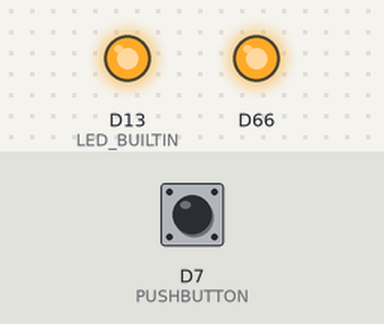
The sketch below on a simulated Arduino Due. Shown: output pins drawn as LEDs (lit = HIGH). The inputs (shaded band) are chosen by the test bench; at power-on: D7 (PUSHBUTTON) LOW. At 2.0 s the program stops and its outputs stay as they are.

Above: at 0.1 s.
At 1.1 s:
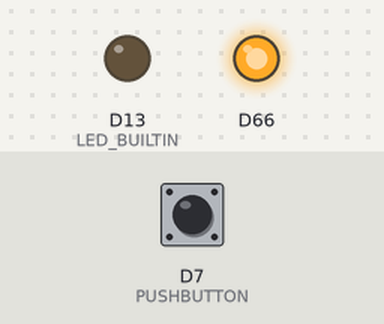
Timing chart, 0 to 2.6 s (numbered marks = the images above):
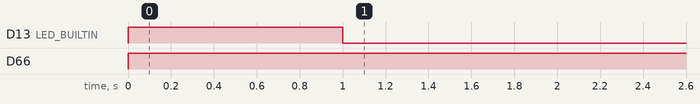

Measured:
- by itself, D13 (LED_BUILTIN): LOW → HIGH at 0.00 s, → LOW 1.0 s later
- by itself, D66: LOW → HIGH at 0.00 s

The sketch:

arduino_test.ino
```cpp
#define PUSHBUTTON 7

void setup() {
  Serial.begin(9600); // bits per second (bps)
  // pins default to input
  pinMode(LED_BUILTIN, OUTPUT);
  pinMode(PUSHBUTTON, INPUT);
}

void loop() {
  // 8 bits per byte, but 2 synchronization bits also sent
  // so 10 bits sent per character
  // so about 1ms per character
  if (digitalRead(PUSHBUTTON) == HIGH) {
    // do something
  } else {
    // do something else
  }
  analogWrite(DAC0, 2048);
  digitalWrite(LED_BUILTIN, HIGH);
  delay(1000);
  digitalWrite(LED_BUILTIN, LOW);
  delay(1000);
  // 0.5 Hz
  for (;;)
    ;
  while (true)
    ;
  while (true) {} // all the same
}
```
